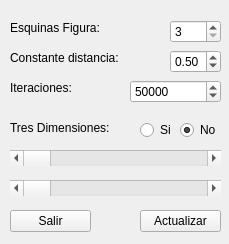
<?xml version="1.0" encoding="UTF-8"?>
<ui version="4.0">
 <class>MainWindow</class>
 <widget class="QMainWindow" name="MainWindow">
  <property name="geometry">
   <rect>
    <x>0</x>
    <y>0</y>
    <width>229</width>
    <height>244</height>
   </rect>
  </property>
  <property name="windowTitle">
   <string>MainWindow</string>
  </property>
  <widget class="QWidget" name="centralWidget">
   <widget class="QSpinBox" name="spinBox">
    <property name="geometry">
     <rect>
      <x>170</x>
      <y>20</y>
      <width>51</width>
      <height>23</height>
     </rect>
    </property>
    <property name="minimum">
     <number>3</number>
    </property>
    <property name="maximum">
     <number>999</number>
    </property>
   </widget>
   <widget class="QLabel" name="label">
    <property name="geometry">
     <rect>
      <x>10</x>
      <y>20</y>
      <width>121</width>
      <height>16</height>
     </rect>
    </property>
    <property name="text">
     <string>Esquinas Figura:</string>
    </property>
   </widget>
   <widget class="QDoubleSpinBox" name="doubleSpinBox">
    <property name="geometry">
     <rect>
      <x>170</x>
      <y>50</y>
      <width>51</width>
      <height>23</height>
     </rect>
    </property>
    <property name="minimum">
     <double>0.010000000000000</double>
    </property>
    <property name="maximum">
     <double>1.000000000000000</double>
    </property>
    <property name="singleStep">
     <double>0.100000000000000</double>
    </property>
    <property name="value">
     <double>0.500000000000000</double>
    </property>
   </widget>
   <widget class="QLabel" name="label_2">
    <property name="geometry">
     <rect>
      <x>10</x>
      <y>50</y>
      <width>131</width>
      <height>16</height>
     </rect>
    </property>
    <property name="text">
     <string>Constante distancia:</string>
    </property>
   </widget>
   <widget class="QPushButton" name="pushButton">
    <property name="geometry">
     <rect>
      <x>140</x>
      <y>210</y>
      <width>81</width>
      <height>22</height>
     </rect>
    </property>
    <property name="text">
     <string>Actualizar</string>
    </property>
   </widget>
   <widget class="QPushButton" name="pushButton_2">
    <property name="geometry">
     <rect>
      <x>10</x>
      <y>210</y>
      <width>81</width>
      <height>22</height>
     </rect>
    </property>
    <property name="text">
     <string>Salir</string>
    </property>
   </widget>
   <widget class="QLabel" name="label_3">
    <property name="geometry">
     <rect>
      <x>10</x>
      <y>80</y>
      <width>81</width>
      <height>16</height>
     </rect>
    </property>
    <property name="text">
     <string>Iteraciones:</string>
    </property>
   </widget>
   <widget class="QSpinBox" name="spinBox_2">
    <property name="geometry">
     <rect>
      <x>130</x>
      <y>80</y>
      <width>91</width>
      <height>23</height>
     </rect>
    </property>
    <property name="minimum">
     <number>100</number>
    </property>
    <property name="maximum">
     <number>9999999</number>
    </property>
    <property name="singleStep">
     <number>100</number>
    </property>
    <property name="value">
     <number>50000</number>
    </property>
   </widget>
   <widget class="QLabel" name="label_4">
    <property name="geometry">
     <rect>
      <x>10</x>
      <y>120</y>
      <width>121</width>
      <height>16</height>
     </rect>
    </property>
    <property name="text">
     <string>Tres Dimensiones:</string>
    </property>
   </widget>
   <widget class="QRadioButton" name="radioButton">
    <property name="geometry">
     <rect>
      <x>140</x>
      <y>120</y>
      <width>31</width>
      <height>20</height>
     </rect>
    </property>
    <property name="text">
     <string>Si</string>
    </property>
    <property name="checkable">
     <bool>true</bool>
    </property>
    <property name="checked">
     <bool>false</bool>
    </property>
   </widget>
   <widget class="QRadioButton" name="radioButton_2">
    <property name="geometry">
     <rect>
      <x>180</x>
      <y>120</y>
      <width>41</width>
      <height>20</height>
     </rect>
    </property>
    <property name="text">
     <string>No</string>
    </property>
    <property name="checkable">
     <bool>true</bool>
    </property>
    <property name="checked">
     <bool>true</bool>
    </property>
   </widget>
   <widget class="QScrollBar" name="horizontalScrollBar">
    <property name="geometry">
     <rect>
      <x>10</x>
      <y>150</y>
      <width>211</width>
      <height>16</height>
     </rect>
    </property>
    <property name="maximum">
     <number>999</number>
    </property>
    <property name="orientation">
     <enum>Qt::Horizontal</enum>
    </property>
   </widget>
   <widget class="QScrollBar" name="horizontalScrollBar_2">
    <property name="geometry">
     <rect>
      <x>10</x>
      <y>180</y>
      <width>211</width>
      <height>16</height>
     </rect>
    </property>
    <property name="maximum">
     <number>999</number>
    </property>
    <property name="sliderPosition">
     <number>0</number>
    </property>
    <property name="orientation">
     <enum>Qt::Horizontal</enum>
    </property>
   </widget>
  </widget>
 </widget>
 <layoutdefault spacing="6" margin="11"/>
 <resources/>
 <connections/>
</ui>
